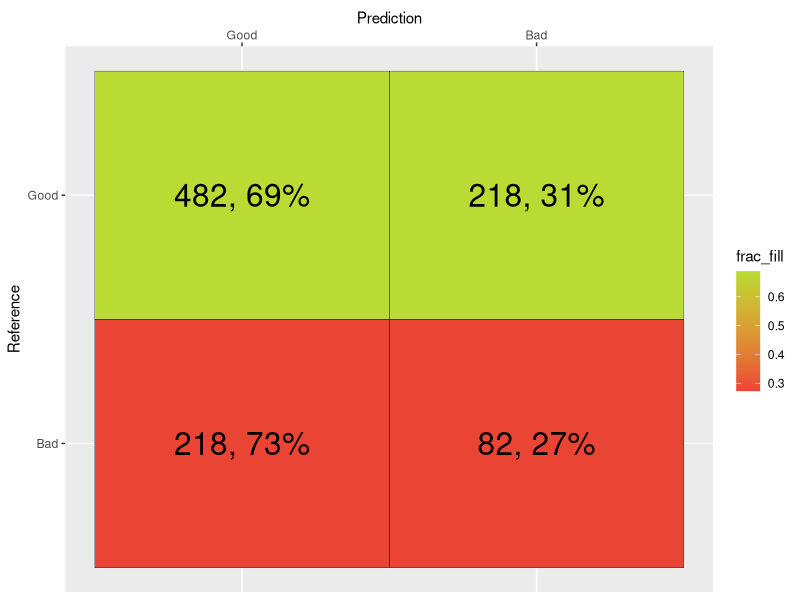

Here is the R script that generated this plot:
library(caret)
library(tidyverse)
data("GermanCredit")
cm <- confusionMatrix(GermanCredit$Class, sample(GermanCredit$Class))

cm$table %>%
  data.frame() %>%
  mutate(Prediction = factor(Prediction, levels = c("Good", "Bad"))) %>%
  group_by(Reference) %>%
  mutate(
    total = sum(Freq),
    frac = Freq / total,
    frac_fill = if_else(Prediction == Reference, Freq / total, 1 - (Freq / total))
    ) %>%
  ggplot(aes(Prediction, Reference, fill = frac_fill)) +
  geom_tile() +
  geom_text(aes(label = str_c(Freq, ", ", round(frac * 100), "%")), size = 8) +
  scale_fill_gradient(low = "#ea4434", high = "#badb33") +
  scale_x_discrete(position = "top") +
  geom_tile(color = "black", fill = "black", alpha = 0)
